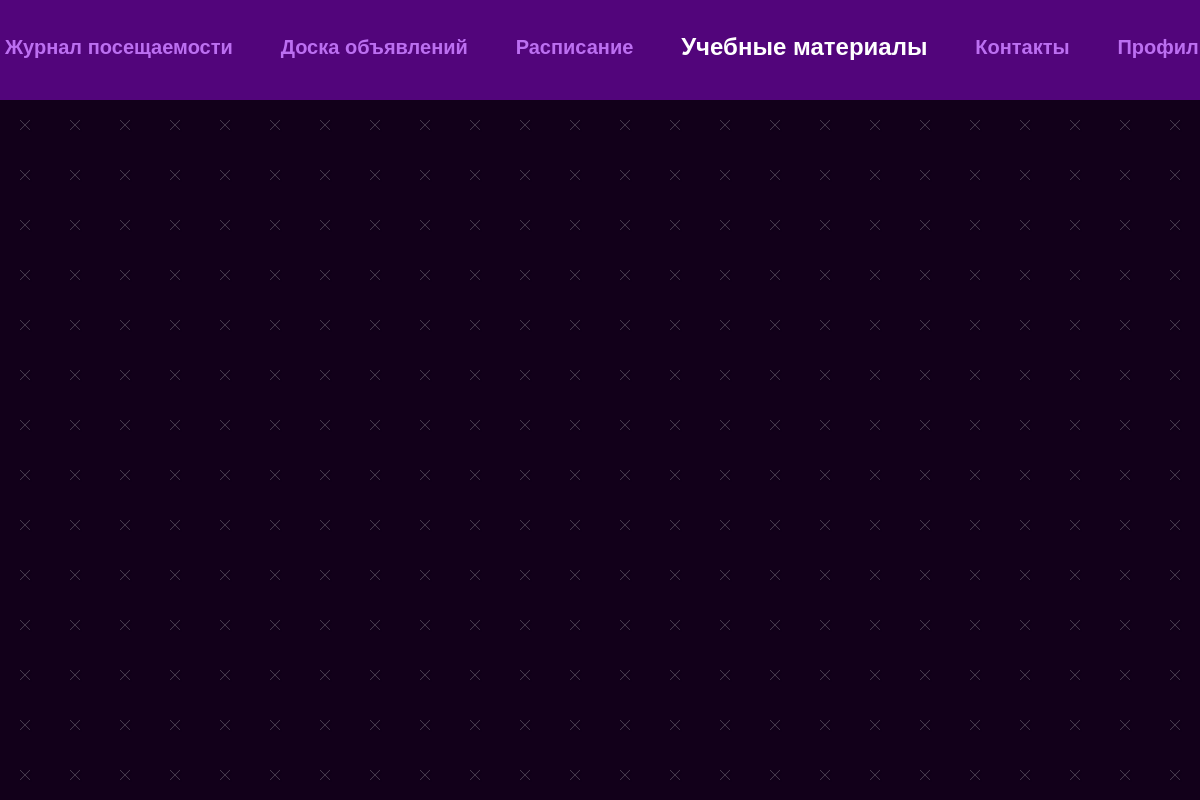
Page /materials on the earlier database version.
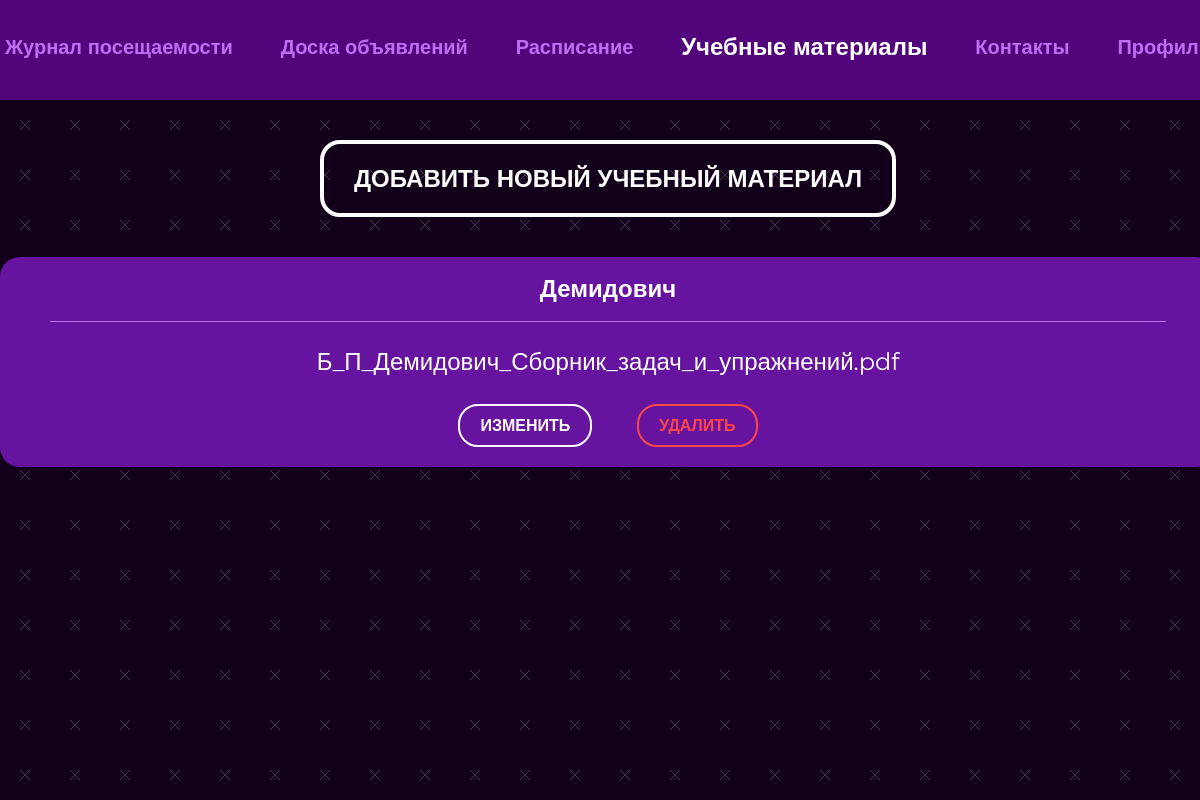
Same page on the later database version.
### main/models.py (models this page shows, shortened)
class StudyMaterial(models.Model):
    name = models.CharField(max_length=50)
    file = models.FileField()
    room = models.ForeignKey(Room, on_delete=models.CASCADE)

### main/views.py (the view)
# urls.py: path('materials', views.materials, name='materials'),
def materials(request):
    materials = StudyMaterial.objects.all()
    contex = {
        'materials': materials,
        'navbar': 'materials'
    }
    return render(request, "main/train_material.html", context=contex)

### main/templates/main/train_material.html (shortened to what this page needs)
{% extends 'main/base.html' %}
{% load static %}
{% block style %}
    <link rel="stylesheet" href="{% static 'main/css/main.css' %}">
    <link
        rel="stylesheet"
        href="https://cdnjs.cloudflare.com/ajax/libs/animate.css/4.1.1/animate.min.css"
    />
{% endblock style %}
{% block content %}
 <div class="container">
          <div class="train-material__container">
              {% for elem in materials %}
            <button class="btn btn-modal">ДОБАВИТЬ НОВЫЙ УЧЕБНЫЙ МАТЕРИАЛ</button>
            <div class="train-material__cell">
              <h4 class="train-material__title">
                {{ elem.name }}
              </h4>
              <a class="train-material__link" href="https://www.google.com">{{ elem.file }}</a>
              <div class="train-material__btns">
                <button class="mini-btn btn-change">ИЗМЕНИТЬ</button>
                <button class="mini-btn btn-cancel">
                  УДАЛИТЬ
                </button>
              </div>
            </div>
            {% endfor %}
          </div>
 </div>
{% endblock content %}

Differences in the rows shown:
added StudyMaterial: name "Демидович", file "Б_П_Демидович_Сборник_задач_и_упражнений.pdf"
